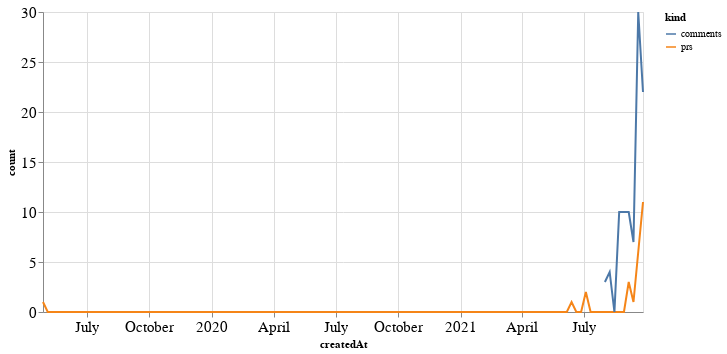

Write notebook code for a chart like this one.
### Code cell
alt.Chart(total_time, width=600).mark_line().encode(
    x='createdAt',
    y='count',
    color='kind'
)

### Figure 1 — Vega-Lite specification as saved in the notebook (floating-point values rounded to 4 significant figures; data arrays with more than 128 entries replaced by an {"elided": "..."} marker saying what was removed)
{"config": {"axisLeft": {"labelFontSize": 15}, "axisBottom": {"labelFontSize": 15}}, "data": {"name": "data-59f82a83649141c86d1a86ee098998ba"}, "mark": "line", "encoding": {"color": {"type": "nominal", "field": "kind"}, "x": {"type": "temporal", "field": "createdAt"}, "y": {"type": "quantitative", "field": "count"}}, "width": 600, "$schema": "https://vega.github.io/schema/vega-lite/v4.8.1.json", "datasets": {"data-59f82a83649141c86d1a86ee098998ba": {"elided": "254 records"}}}
